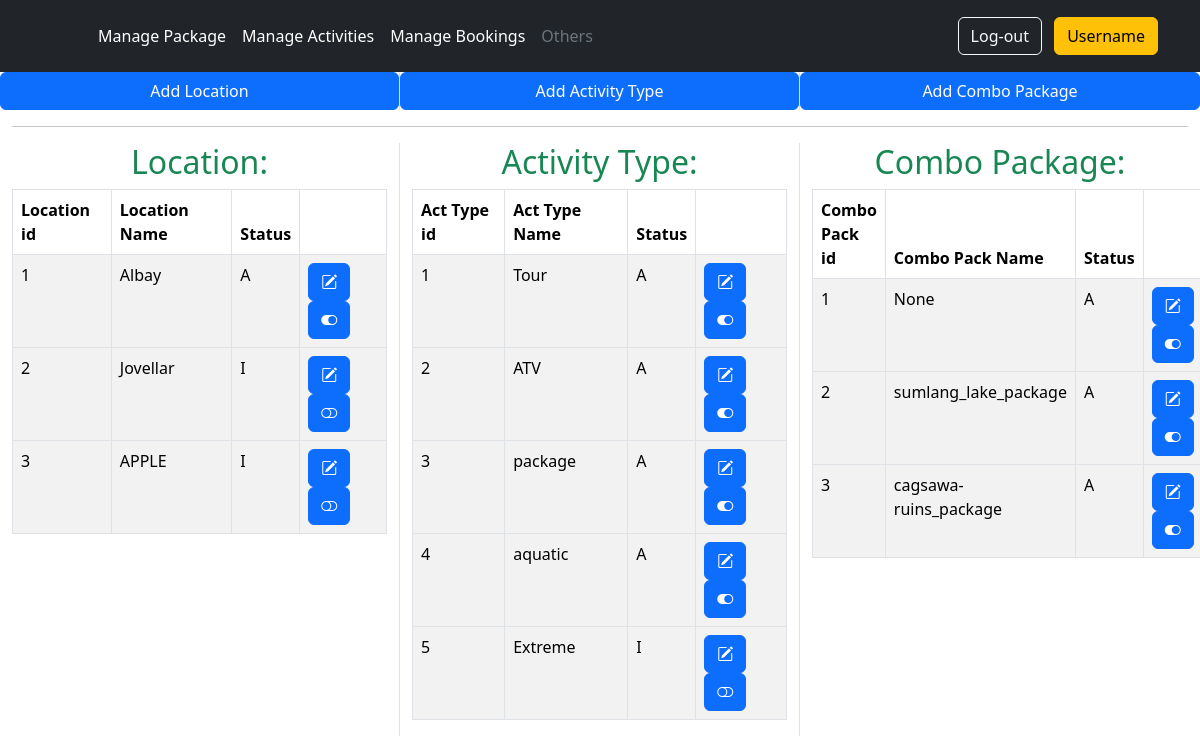
/admin/manage_others.php (signed in), run on the app's committed database.
### tables this page shows
CREATE TABLE `location` (
  `location_id` int(11) NOT NULL,
  `location_name` varchar(55) NOT NULL,
  `status` char(1) NOT NULL DEFAULT 'A' COMMENT 'A - active || I - inactive'
);

CREATE TABLE `activitytype` (
  `act_type_id` int(11) NOT NULL,
  `act_type_name` varchar(55) NOT NULL,
  `act_type_status` char(1) NOT NULL DEFAULT 'A' COMMENT 'A - active || I - inactive'
);

CREATE TABLE `combopackage` (
  `combopackage_id` int(11) NOT NULL,
  `combopackage_name` varchar(55) NOT NULL,
  `status` char(1) NOT NULL DEFAULT 'A' COMMENT 'A - active || I - inactive'
);

### admin/manage_others.php (the view, shortened to what this page needs)
<?php
    include("../db.php");
?>
<!DOCTYPE html>
<html lang="en">
<head>
    <link rel="stylesheet" href="../css/bootstrap.css">
    <link rel="stylesheet" href="https://cdn.jsdelivr.net/npm/bootstrap-icons@1.11.2/font/bootstrap-icons.min.css">
</head>
<body>
    <header class="p-3 text-bg-dark">
            <div class="container">
            <div class="d-flex flex-wrap align-items-center justify-content-center justify-content-lg-start">
                <a href="https://getbootstrap.com/" class="d-flex align-items-center mb-2 mb-lg-0 text-white text-decoration-none">
                    <svg class="bi me-2" width="40" height="32" role="img" aria-label="Bootstrap">
                        <use xlink:href="#bootstrap"></use>
                    </svg>
                </a>
                <ul class="nav col-12 col-lg-auto me-lg-auto mb-2 justify-content-center mb-md-0">
                    <li><a href="index.php" class="nav-link px-2 text-white">Manage Package</a></li>
                    <li><a href="update_activity.php " class="nav-link px-2 text-white">Manage Activities</a></li>
                    <li><a href="booking.php" class="nav-link px-2 text-white">Manage Bookings</a></li>
                    <li><a href="#p" class="nav-link px-2 text-secondary">Others</a></li>
                </ul>
                <div class="text-end">
                    <a href="../logout.php" class="btn btn-outline-light me-2">Log-out</a>
                <button type="button" class="btn btn-warning">Username</button>
                </div>
            </div>
            </div>
    </header>
    <div class="container-fluid">
        <div class="row">
            <div class="col-4 border-end">
                <div class="row">
                    <button type="button" class="btn btn-primary" data-bs-toggle="modal" data-bs-target="#loc_modal">
                        Add Location
                    </button>
                </div>
            </div>
            <div class="col-4 border-end">
                <div class="row">
                    <button type="button" class="btn btn-primary" data-bs-toggle="modal" data-bs-target="#act_type_modal">
                        Add Activity Type
                    </button>
                </div>
            </div>
            <div class="col-4">
                <div class="row">
                    <button type="button" class="btn btn-primary" data-bs-toggle="modal" data-bs-target="#combo_pack_modal">
                        Add Combo Package
                    </button>
                </div>
            </div>
        </div>
        <hr>
        <div class="row">
            <div class="col-4 border-end">
                <?php
                    $get_location = "SELECT * FROM location";
                    $location_result = mysqli_query($conn, $get_location);
                    if (mysqli_num_rows($location_result) > 0){
                        echo '<h3 class="fs-2 text-success text-center">Location:</h3>';
                        echo '<table class="table table-bordered table-striped" border-info>';
                        echo '<thead><tr><th>Location id</th><th>Location Name</th><th>Status</th><th></th></tr></thead>';
                        while($row = mysqli_fetch_assoc($location_result)){
                            $loc_id = $row["location_id"];
                            $loc_name = $row["location_name"];
                            $status = $row['status'];
                            echo '<tbody>';
                            echo "<tr><td>$loc_id</td><td>$loc_name</td><td>$status</td><td>";
                            echo "<a href='others_process.php?location_name=$loc_name&&add_location=Submit&&loc_id=$loc_id&&edit' class='btn btn-primary'><i class='bi bi-pencil-square'></i></a>";
                            if ($status == 'A') {
                                echo "<a href='others_process.php?deactivate&&loc_id=$loc_id' class='btn btn-primary'><i class='bi bi-toggle-on'></i></a>";
                            }
                            elseif ($status == 'I') {
                                echo "<a href='others_process.php?activate&&loc_id=$loc_id' class='btn btn-primary'><i class='bi bi-toggle-off'></i></a>";
                            }
                            else {
                                echo "<a href='others_process.php?activate&&loc_id=$loc_id' class='btn btn-primary'><i class='bi bi-toggle-off'></i></a>";
                            }
                            echo "</td></tr>";
                            echo '</tbody>';
                        }
                        echo '</table>';
                    }
                    else{
                        echo "<tr><td colspan='4'>The location table is empty</td></tr>";
                    }
                ?>
            </div>
            <div class="col-4 border-end">
                <?php
                    $get_acttype = "SELECT * FROM activitytype";
                    $acttype_result = mysqli_query($conn, $get_acttype);
                    if (mysqli_num_rows($acttype_result) > 0){
                        echo '<h3 class="fs-2 text-success text-center">Activity Type:</h3>';
                        echo '<table class="table table-bordered table-striped" border="info">';
                        echo '<thead><tr><th>Act Type id</th><th>Act Type Name</th><th>Status</th><th></th></tr></thead>';
                        while($row = mysqli_fetch_assoc($acttype_result)){
                            $act_type_id = $row["act_type_id"];
                            $act_type_name = $row["act_type_name"];
                            $status = $row["act_type_status"];
                            echo '<tbody>';
                            echo "<tr><td>$act_type_id</td><td>$act_type_name</td><td>$status</td><td>";
                                echo "<a href='others_process.php?act_type_name=$act_type_name&&acttype_id=$act_type_id&&add_activity_type=Submit&&edit' class='btn btn-primary'><i class='bi bi-pencil-square'></i></a>";
                            if ($status == 'A') {
                                echo "<a href='others_process.php?deactivate&acttype_id=$act_type_id' class='btn btn-primary'><i class='bi bi-toggle-on'></i></a>";
                            }
                            elseif ($status == 'I') {
                                echo "<a href='others_process.php?activate&acttype_id=$act_type_id' class='btn btn-primary'><i class='bi bi-toggle-off'></i></a>";
                            }
                            else {
                                echo "<a href='others_process.php?activate&acttype_id=$act_type_id' class='btn btn-primary'><i class='bi bi-toggle-off'></i></a>";
                            }
                            echo "</td></tr>";
                            echo '</tbody>';
                        }
                        echo '</table>';
                    }
                    else{
                        echo "<tr><td colspan='4'>The activity type table is empty</td></tr>";
                    }
                ?>
            </div>
            <div class="col-4">
            <?php
                    $get_combopackage = "SELECT * FROM combopackage";
                    $combopackage_result = mysqli_query($conn, $get_combopackage);
                    if (mysqli_num_rows($combopackage_result) > 0){
                        echo '<h3 class="fs-2 text-success text-center">Combo Package:</h3>';
                        echo '<table class="table table-bordered table-striped" border-info>';
                        echo '<thead><tr><th>Combo Pack id</th><th>Combo Pack Name</th><th>Status</th><th></th></tr></thead>';
                        while($row = mysqli_fetch_assoc($combopackage_result)){
                            $combopackage_id = $row["combopackage_id"];
                            $combopackage_name = $row["combopackage_name"];
                            $status = $row["status"];
                            echo '<tbody>';
                            echo "<tr><td>$combopackage_id</td><td>$combopackage_name</td><td>$status</td><td>";
                            echo "<a href='others_process.php?combo_package_name=$combopackage_name&&add_combo_package=Submit&&combopack_id=$combopackage_id&&edit' class='btn btn-primary'><i class='bi bi-pencil-square'></i></a>";
                            if ($status == 'A') {
                                echo "<a href='others_process.php?deactivate&combopack_id=$combopackage_id' class='btn btn-primary'><i class='bi bi-toggle-on'></i></a>";
                            }
                            elseif ($status == 'I') {
                                echo "<a href='others_process.php?activate&combopack_id=$combopackage_id' class='btn btn-primary'><i class='bi bi-toggle-off'></i></i></a>";
                            }
                            else {
                                echo "<a href='others_process.php?activate&combopack_id=$combopackage_id' class='btn btn-primary'><i class='bi bi-toggle-off'></i></i></a>";
                            }
                            echo "</td></tr>";
                            echo '</tbody>';
                        }
                        echo '</table>';
                    }
                    else{
                        echo "<tr><td colspan='4'>The activity type table is empty</td></tr>";
                    }
                ?>
            </div>
        </div>
    </div>
</body>
</html>

### data on the page
location: location_id "1", location_name "Albay", status "A"
location: location_id "2", location_name "Jovellar", status "I"
location: location_id "3", location_name "APPLE", status "I"
activitytype: act_type_id "1", act_type_name "Tour", act_type_status "A"
activitytype: act_type_id "2", act_type_name "ATV", act_type_status "A"
activitytype: act_type_id "3", act_type_name "package", act_type_status "A"
activitytype: act_type_id "4", act_type_name "aquatic", act_type_status "A"
activitytype: act_type_id "5", act_type_name "Extreme", act_type_status "I"
combopackage: combopackage_id "1", combopackage_name "None", status "A"
combopackage: combopackage_id "2", combopackage_name "sumlang_lake_package", status "A"
combopackage: combopackage_id "3", combopackage_name "cagsawa-ruins_package", status "A"
